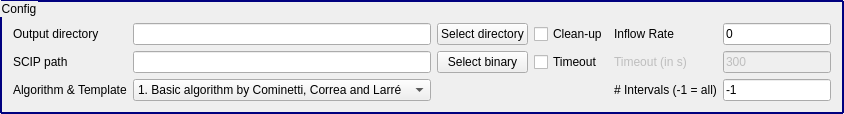
     <widget class="QGroupBox" name="groupBox">
      <property name="sizePolicy">
       <sizepolicy hsizetype="Preferred" vsizetype="Preferred">
        <horstretch>0</horstretch>
        <verstretch>0</verstretch>
       </sizepolicy>
      </property>
      <property name="styleSheet">
       <string notr="true">QGroupBox { 
     border: 2px solid rgb(0, 0, 127); 
     border-radius: 1px; 
 } </string>
      </property>
      <property name="title">
       <string>Config</string>
      </property>
      <layout class="QGridLayout" name="gridLayout_2">
       <item row="3" column="3">
        <widget class="QCheckBox" name="cleanUpCheckBox">
         <property name="text">
          <string>Clean-up</string>
         </property>
        </widget>
       </item>
       <item row="6" column="2">
        <widget class="QPushButton" name="scipPathPushButton">
         <property name="text">
          <string>Select binary</string>
         </property>
        </widget>
       </item>
       <item row="3" column="4">
        <widget class="QLabel" name="label_8">
         <property name="text">
          <string>Inflow Rate</string>
         </property>
        </widget>
       </item>
       <item row="6" column="4">
        <widget class="QLabel" name="timeoutLabel">
         <property name="enabled">
          <bool>false</bool>
         </property>
         <property name="text">
          <string>Timeout (in s)</string>
         </property>
        </widget>
       </item>
       <item row="6" column="3">
        <widget class="QCheckBox" name="activateTimeoutCheckBox">
         <property name="text">
          <string>Timeout</string>
         </property>
        </widget>
       </item>
       <item row="3" column="2">
        <widget class="QPushButton" name="outputDirectoryPushButton">
         <property name="text">
          <string>Select directory</string>
         </property>
        </widget>
       </item>
       <item row="6" column="0">
        <widget class="QLabel" name="label_12">
         <property name="text">
          <string>SCIP path</string>
         </property>
        </widget>
       </item>
       <item row="3" column="1">
        <widget class="QLineEdit" name="outputDirectoryLineEdit"/>
       </item>
       <item row="6" column="1">
        <widget class="QLineEdit" name="scipPathLineEdit"/>
       </item>
       <item row="3" column="0">
        <widget class="QLabel" name="label_9">
         <property name="text">
          <string>Output directory</string>
         </property>
        </widget>
       </item>
       <item row="6" column="5">
        <widget class="QLineEdit" name="timeoutLineEdit">
         <property name="enabled">
          <bool>false</bool>
         </property>
         <property name="text">
          <string>300</string>
         </property>
        </widget>
       </item>
       <item row="3" column="5">
        <widget class="QLineEdit" name="inflowLineEdit">
         <property name="text">
          <string>0</string>
         </property>
        </widget>
       </item>
       <item row="8" column="0">
        <widget class="QLabel" name="label_11">
         <property name="text">
          <string>Algorithm &amp; Template</string>
         </property>
        </widget>
       </item>
       <item row="8" column="1">
        <widget class="QComboBox" name="templateComboBox">
         <item>
          <property name="text">
           <string>1. Basic algorithm by Cominetti, Correa and Larré</string>
          </property>
         </item>
         <item>
          <property name="text">
           <string>2. Solve only one LP/IP</string>
          </property>
         </item>
         <item>
          <property name="text">
           <string>3. Advanced algorithm</string>
          </property>
         </item>
        </widget>
       </item>
       <item row="8" column="5">
        <widget class="QLineEdit" name="intervalsLineEdit">
         <property name="text">
          <string>-1</string>
         </property>
        </widget>
       </item>
       <item row="8" column="4">
        <widget class="QLabel" name="label_10">
         <property name="text">
          <string># Intervals (-1 = all)</string>
         </property>
        </widget>
       </item>
       <item row="0" column="1">
        <spacer name="verticalSpacer_7">
         <property name="orientation">
          <enum>Qt::Vertical</enum>
         </property>
         <property name="sizeType">
          <enum>QSizePolicy::Fixed</enum>
         </property>
         <property name="sizeHint" stdset="0">
          <size>
           <width>20</width>
           <height>10</height>
          </size>
         </property>
        </spacer>
       </item>
      </layout>
      <zorder>label_8</zorder>
      <zorder>label_9</zorder>
      <zorder>outputDirectoryLineEdit</zorder>
      <zorder>outputDirectoryPushButton</zorder>
      <zorder>label_12</zorder>
      <zorder>scipPathLineEdit</zorder>
      <zorder>scipPathPushButton</zorder>
      <zorder>cleanUpCheckBox</zorder>
      <zorder>activateTimeoutCheckBox</zorder>
      <zorder>timeoutLabel</zorder>
      <zorder>timeoutLineEdit</zorder>
      <zorder>inflowLineEdit</zorder>
      <zorder>label_11</zorder>
      <zorder>templateComboBox</zorder>
      <zorder>intervalsLineEdit</zorder>
      <zorder>label_10</zorder>
      <zorder>verticalSpacer_7</zorder>
     </widget>
